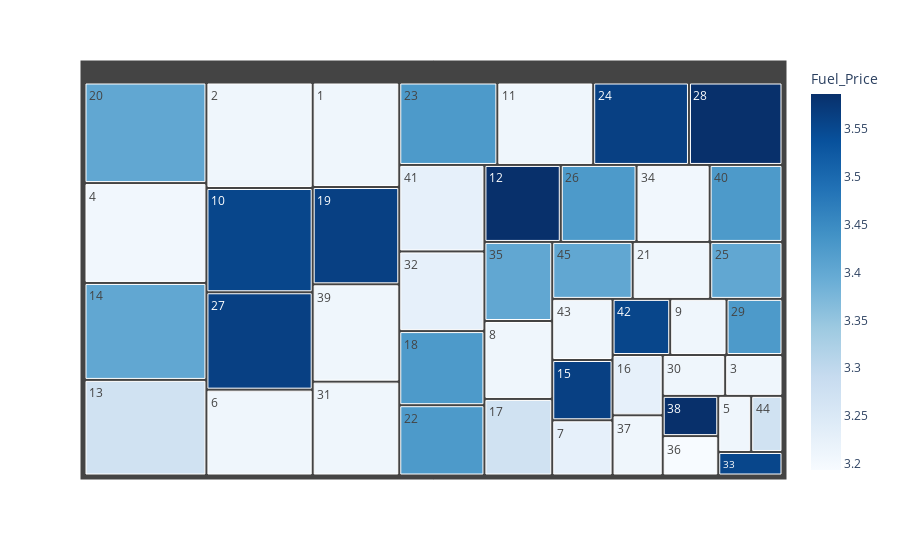

The code cell stored with this chart in its notebook:
### Code cell
import plotly.express as px

df = px.data.tips()
fig = px.treemap(shop_df.groupby('Store').mean().reset_index().sort_values(by='Weekly_Sales'), path=['Store'], values='Weekly_Sales', color='Fuel_Price', color_continuous_scale='blues')
fig.show()

### Figure 1 — Plotly figure (JSON) as saved in the notebook; plotly's stock layout.template omitted (floating-point values rounded to 4 significant figures)
{"data": [{"branchvalues": "total", "customdata": [[3.209], [3.209], [3.209], [3.206], [3.209], [3.209], [3.227], [3.209], [3.209], [3.554], [3.209], [3.586], [3.272], [3.402], [3.563], [3.227], [3.272], [3.426], [3.563], [3.402], [3.209], [3.426], [3.426], [3.563], [3.402], [3.426], [3.563], [3.586], [3.426], [3.209], [3.209], [3.227], [3.554], [3.206], [3.402], [3.194], [3.209], [3.586], [3.209], [3.426], [3.227], [3.554], [3.209], [3.272], [3.402]], "domain": {"x": [0, 1], "y": [0, 1]}, "hovertemplate": "labels=%{label}<br>Weekly_Sales=%{value}<br>parent=%{parent}<br>id=%{id}<br>Fuel_Price=%{color}<extra></extra>", "ids": ["1", "2", "3", "4", "5", "6", "7", "8", "9", "10", "11", "12", "13", "14", "15", "16", "17", "18", "19", "20", "21", "22", "23", "24", "25", "26", "27", "28", "29", "30", "31", "32", "33", "34", "35", "36", "37", "38", "39", "40", "41", "42", "43", "44", "45"], "labels": ["1", "2", "3", "4", "5", "6", "7", "8", "9", "10", "11", "12", "13", "14", "15", "16", "17", "18", "19", "20", "21", "22", "23", "24", "25", "26", "27", "28", "29", "30", "31", "32", "33", "34", "35", "36", "37", "38", "39", "40", "41", "42", "43", "44", "45"], "marker": {"coloraxis": "coloraxis", "colors": [3.209, 3.209, 3.209, 3.206, 3.209, 3.209, 3.227, 3.209, 3.209, 3.554, 3.209, 3.586, 3.272, 3.402, 3.563, 3.227, 3.272, 3.426, 3.563, 3.402, 3.209, 3.426, 3.426, 3.563, 3.402, 3.426, 3.563, 3.586, 3.426, 3.209, 3.209, 3.227, 3.554, 3.206, 3.402, 3.194, 3.209, 3.586, 3.209, 3.426, 3.227, 3.554, 3.209, 3.272, 3.402]}, "name": "", "parents": ["", "", "", "", "", "", "", "", "", "", "", "", "", "", "", "", "", "", "", "", "", "", "", "", "", "", "", "", "", "", "", "", "", "", "", "", "", "", "", "", "", "", "", "", ""], "type": "treemap", "values": [1555000.0, 1927000.0, 402200.0, 2093000.0, 317800.0, 1568000.0, 572500.0, 908300.0, 543400.0, 1904000.0, 1358000.0, 1010000.0, 2003000.0, 2031000.0, 625100.0, 519700.0, 892100.0, 1085000.0, 1448000.0, 2108000.0, 759000.0, 1029000.0, 1390000.0, 1357000.0, 707100.0, 1002000.0, 1779000.0, 1325000.0, 540000.0, 438600.0, 1397000.0, 1166000.0, 259700.0, 967000.0, 921500.0, 376100.0, 518300.0, 384300.0, 1448000.0, 963900.0, 1265000.0, 556100.0, 633800.0, 301700.0, 787400.0]}], "layout": {"coloraxis": {"colorbar": {"title": {"text": "Fuel_Price"}}, "colorscale": [[0, "rgb(247,251,255)"], [0.125, "rgb(222,235,247)"], [0.25, "rgb(198,219,239)"], [0.375, "rgb(158,202,225)"], [0.5, "rgb(107,174,214)"], [0.625, "rgb(66,146,198)"], [0.75, "rgb(33,113,181)"], [0.875, "rgb(8,81,156)"], [1, "rgb(8,48,107)"]]}, "legend": {"tracegroupgap": 0}, "margin": {"t": 60}}}
